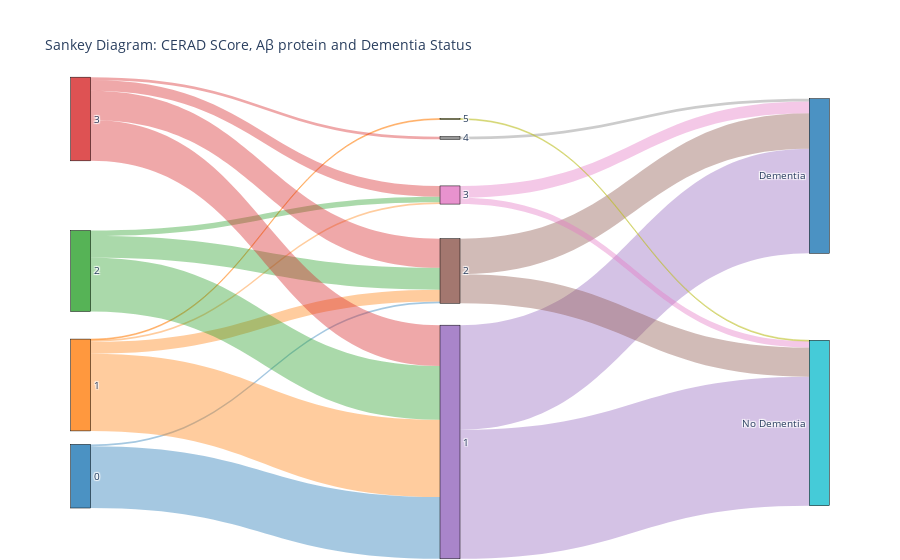

Write notebook code for a chart like this one.
### Code cell
fig = go.Figure(data=[go.Sankey(
    node = dict(
      pad = 15,
      thickness = 20,
      line = dict(color = "black", width = 0.5),
      label = ['0', '1','2','3', '1','2','3', '4', '5', 'No Dementia', 'Dementia'],
      x = [0.001, 0.001,0.001, 0.001, 0.5, 0.5, 0.5, 0.5, 0.5, 0.999, 0.999 ],
      y=[0.99, 0.75, 0.45, 0.05, 0.90, 0.45, 0.25, 0.1, 0.05,  0.85, 0.2],
      color = nodecolor_list
    ),
    link = dict(
      source = source_list, 
      target = target_list,
      value = value_list,
      color = linkcolor_list  
  ))])

fig.update_layout(title_text="Sankey Diagram: CERAD SCore, Aβ protein and Dementia Status", font_size=10)
fig.show()

### Figure 1 — Plotly figure (JSON) as saved in the notebook; plotly's stock layout.template omitted (floating-point values rounded to 4 significant figures)
{"data": [{"link": {"color": ["rgba(31, 119, 180, 0.4)", "rgba(31, 119, 180, 0.4)", "rgba(255, 127, 14, 0.4)", "rgba(255, 127, 14, 0.4)", "rgba(255, 127, 14, 0.4)", "rgba(255, 127, 14, 0.4)", "rgba(44, 160, 44, 0.4)", "rgba(44, 160, 44, 0.4)", "rgba(44, 160, 44, 0.4)", "rgba(214, 39, 40, 0.4)", "rgba(214, 39, 40, 0.4)", "rgba(214, 39, 40, 0.4)", "rgba(214, 39, 40, 0.4)", "rgba(148, 103, 189, 0.4)", "rgba(148, 103, 189, 0.4)", "rgba(140, 86, 75, 0.4)", "rgba(140, 86, 75, 0.4)", "rgba(227, 119, 194, 0.4)", "rgba(227, 119, 194, 0.4)", "rgba(127, 127, 127, 0.4)", "rgba(188, 189, 34, 0.4)"], "source": [0, 0, 1, 1, 1, 1, 2, 2, 2, 3, 3, 3, 3, 4, 4, 5, 5, 6, 6, 7, 8], "target": [4, 5, 4, 5, 6, 8, 4, 5, 6, 4, 5, 6, 7, 9, 10, 9, 10, 9, 10, 10, 9], "value": [68, 2, 85, 13, 2, 1, 59, 24, 6, 45, 32, 12, 3, 142, 115, 32, 39, 7, 13, 3, 1]}, "node": {"color": ["rgba(31, 119, 180, 0.8)", "rgba(255, 127, 14, 0.8)", "rgba(44, 160, 44, 0.8)", "rgba(214, 39, 40, 0.8)", "rgba(148, 103, 189, 0.8)", "rgba(140, 86, 75, 0.8)", "rgba(227, 119, 194, 0.8)", "rgba(127, 127, 127, 0.8)", "rgba(188, 189, 34, 0.8)", "rgba(23, 190, 207, 0.8)", "rgba(31, 119, 180, 0.8)", "rgba(255, 127, 14, 0.8)", "rgba(44, 160, 44, 0.8)", "rgba(214, 39, 40, 0.8)", "rgba(148, 103, 189, 0.8)"], "label": ["0", "1", "2", "3", "1", "2", "3", "4", "5", "No Dementia", "Dementia"], "line": {"color": "black", "width": 0.5}, "pad": 15, "thickness": 20, "x": [0.001, 0.001, 0.001, 0.001, 0.5, 0.5, 0.5, 0.5, 0.5, 0.999, 0.999], "y": [0.99, 0.75, 0.45, 0.05, 0.9, 0.45, 0.25, 0.1, 0.05, 0.85, 0.2]}, "type": "sankey"}], "layout": {"font": {"size": 10}, "title": {"text": "Sankey Diagram: CERAD SCore, Aβ protein and Dementia Status"}}}
